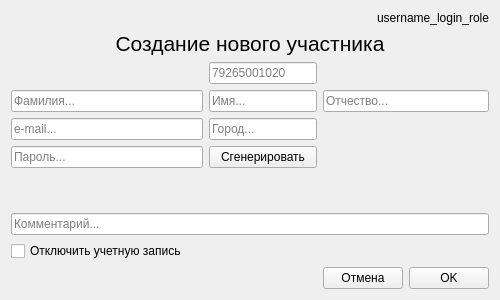
<?xml version="1.0" encoding="UTF-8"?>
<ui version="4.0">
 <class>Create_participant</class>
 <widget class="QWidget" name="Create_participant">
  <property name="windowModality">
   <enum>Qt::NonModal</enum>
  </property>
  <property name="geometry">
   <rect>
    <x>0</x>
    <y>0</y>
    <width>500</width>
    <height>300</height>
   </rect>
  </property>
  <property name="minimumSize">
   <size>
    <width>500</width>
    <height>300</height>
   </size>
  </property>
  <property name="maximumSize">
   <size>
    <width>500</width>
    <height>300</height>
   </size>
  </property>
  <property name="windowTitle">
   <string>Event</string>
  </property>
  <layout class="QGridLayout" name="gridLayout">
   <item row="4" column="1" colspan="2">
    <widget class="QLineEdit" name="lineEdit_phone_number">
     <property name="placeholderText">
      <string>79265001020</string>
     </property>
    </widget>
   </item>
   <item row="11" column="3">
    <widget class="QPushButton" name="pushButton_cancel">
     <property name="text">
      <string>Отмена</string>
     </property>
    </widget>
   </item>
   <item row="7" column="1" colspan="2">
    <widget class="QPushButton" name="pushButton_generate">
     <property name="text">
      <string>Сгенерировать</string>
     </property>
    </widget>
   </item>
   <item row="5" column="0">
    <widget class="QLineEdit" name="lineEdit_second_name">
     <property name="placeholderText">
      <string>Фамилия...</string>
     </property>
    </widget>
   </item>
   <item row="6" column="1" colspan="2">
    <widget class="QLineEdit" name="lineEdit_city">
     <property name="placeholderText">
      <string>Город...</string>
     </property>
    </widget>
   </item>
   <item row="10" column="0" colspan="2">
    <widget class="QCheckBox" name="checkBox_disabled_participant">
     <property name="text">
      <string>Отключить учетную запись</string>
     </property>
    </widget>
   </item>
   <item row="8" column="0">
    <spacer name="verticalSpacer_2">
     <property name="orientation">
      <enum>Qt::Vertical</enum>
     </property>
     <property name="sizeHint" stdset="0">
      <size>
       <width>20</width>
       <height>40</height>
      </size>
     </property>
    </spacer>
   </item>
   <item row="1" column="0" colspan="5">
    <widget class="QLabel" name="label_create_participant">
     <property name="font">
      <font>
       <pointsize>16</pointsize>
      </font>
     </property>
     <property name="text">
      <string>Создание нового участника</string>
     </property>
     <property name="alignment">
      <set>Qt::AlignCenter</set>
     </property>
    </widget>
   </item>
   <item row="5" column="3" colspan="2">
    <widget class="QLineEdit" name="lineEdit_last_name">
     <property name="placeholderText">
      <string>Отчество...</string>
     </property>
    </widget>
   </item>
   <item row="11" column="4">
    <widget class="QPushButton" name="pushButton_save">
     <property name="text">
      <string>OK</string>
     </property>
    </widget>
   </item>
   <item row="6" column="0">
    <widget class="QLineEdit" name="lineEdit_email">
     <property name="placeholderText">
      <string>e-mail...</string>
     </property>
    </widget>
   </item>
   <item row="9" column="0" colspan="5">
    <widget class="QLineEdit" name="lineEdit_comment">
     <property name="placeholderText">
      <string>Комментарий...</string>
     </property>
    </widget>
   </item>
   <item row="7" column="0">
    <widget class="QLineEdit" name="lineEdit_password">
     <property name="placeholderText">
      <string>Пароль...</string>
     </property>
    </widget>
   </item>
   <item row="5" column="1" colspan="2">
    <widget class="QLineEdit" name="lineEdit_first_name">
     <property name="placeholderText">
      <string>Имя...</string>
     </property>
    </widget>
   </item>
   <item row="0" column="1" colspan="4">
    <widget class="QLabel" name="label_username_login_role">
     <property name="text">
      <string>username_login_role</string>
     </property>
     <property name="alignment">
      <set>Qt::AlignRight|Qt::AlignTrailing|Qt::AlignVCenter</set>
     </property>
    </widget>
   </item>
  </layout>
 </widget>
 <tabstops>
  <tabstop>lineEdit_second_name</tabstop>
  <tabstop>lineEdit_first_name</tabstop>
  <tabstop>lineEdit_last_name</tabstop>
  <tabstop>lineEdit_email</tabstop>
  <tabstop>lineEdit_city</tabstop>
  <tabstop>lineEdit_password</tabstop>
  <tabstop>pushButton_generate</tabstop>
  <tabstop>lineEdit_comment</tabstop>
  <tabstop>checkBox_disabled_participant</tabstop>
  <tabstop>pushButton_cancel</tabstop>
  <tabstop>pushButton_save</tabstop>
  <tabstop>lineEdit_phone_number</tabstop>
 </tabstops>
 <resources/>
 <connections>
  <connection>
   <sender>pushButton_generate</sender>
   <signal>clicked()</signal>
   <receiver>lineEdit_password</receiver>
   <slot>selectAll()</slot>
   <hints>
    <hint type="sourcelabel">
     <x>215</x>
     <y>202</y>
    </hint>
    <hint type="destinationlabel">
     <x>75</x>
     <y>202</y>
    </hint>
   </hints>
  </connection>
  <connection>
   <sender>pushButton_save</sender>
   <signal>clicked()</signal>
   <receiver>Create_participant</receiver>
   <slot>show()</slot>
   <hints>
    <hint type="sourcelabel">
     <x>374</x>
     <y>272</y>
    </hint>
    <hint type="destinationlabel">
     <x>215</x>
     <y>149</y>
    </hint>
   </hints>
  </connection>
  <connection>
   <sender>pushButton_cancel</sender>
   <signal>clicked()</signal>
   <receiver>Create_participant</receiver>
   <slot>close()</slot>
   <hints>
    <hint type="sourcelabel">
     <x>274</x>
     <y>272</y>
    </hint>
    <hint type="destinationlabel">
     <x>215</x>
     <y>149</y>
    </hint>
   </hints>
  </connection>
  <connection>
   <sender>checkBox_disabled_participant</sender>
   <signal>stateChanged(int)</signal>
   <receiver>Create_participant</receiver>
   <slot>show()</slot>
   <hints>
    <hint type="sourcelabel">
     <x>120</x>
     <y>311</y>
    </hint>
    <hint type="destinationlabel">
     <x>215</x>
     <y>183</y>
    </hint>
   </hints>
  </connection>
 </connections>
</ui>
